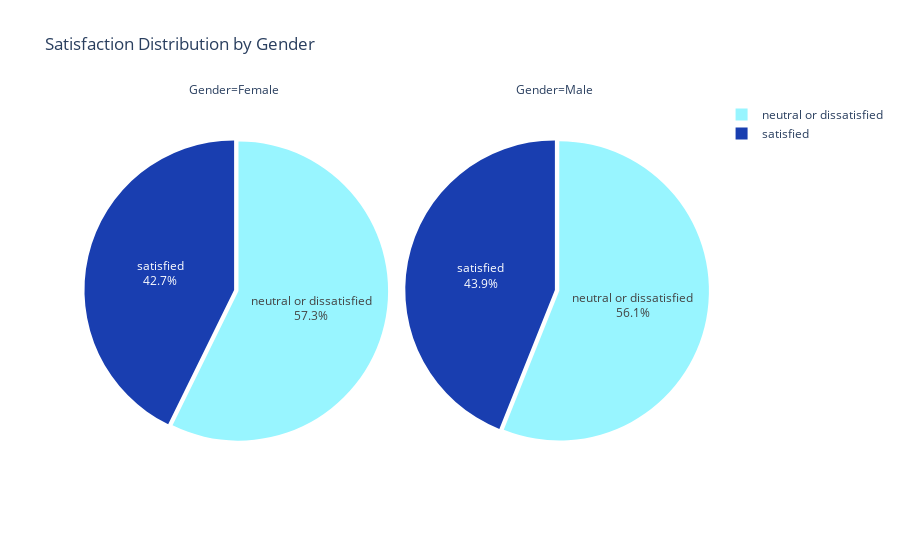

The notebook cell this image was saved under:
### Markdown cell above
Number of passengers flying for personal reasons is consinstent at any age. Most passengers flying for business are between 25-60.

### Code cell
gender_satisfaction_count = data.groupby(["Gender", "satisfaction"]).size().reset_index(name="Count")

fig = px.pie(
    gender_satisfaction_count,
    values="Count",
    names="satisfaction",
    title="Satisfaction Distribution by Gender",
    color="satisfaction",
    #color_discrete_sequence=['#98F5FF', '#08306B'],  # Define custom colors
    color_discrete_sequence=['#98F5FF', '#193EB0'],  # Define custom colors
    facet_col="Gender",
)

fig.update_traces(textinfo='percent+label', pull=[0.03,0])

fig.show()

### Figure 1 — Plotly figure (JSON) as saved in the notebook; plotly's stock layout.template omitted (floating-point values rounded to 4 significant figures)
{"data": [{"customdata": [["neutral or dissatisfied"], ["satisfied"]], "domain": {"x": [0, 0.49], "y": [0, 1]}, "hovertemplate": "Gender=Female<br>satisfaction=%{customdata[0]}<br>Count=%{value}<extra></extra>", "labels": ["neutral or dissatisfied", "satisfied"], "legendgroup": "", "marker": {"colors": ["#98F5FF", "#193EB0"]}, "name": "", "pull": [0.03, 0], "showlegend": true, "textinfo": "percent+label", "type": "pie", "values": [30193, 22534]}, {"customdata": [["neutral or dissatisfied"], ["satisfied"]], "domain": {"x": [0.51, 1], "y": [0, 1]}, "hovertemplate": "Gender=Male<br>satisfaction=%{customdata[0]}<br>Count=%{value}<extra></extra>", "labels": ["neutral or dissatisfied", "satisfied"], "legendgroup": "", "marker": {"colors": ["#98F5FF", "#193EB0"]}, "name": "", "pull": [0.03, 0], "showlegend": true, "textinfo": "percent+label", "type": "pie", "values": [28686, 22491]}], "layout": {"annotations": [{"font": {}, "showarrow": false, "text": "Gender=Female", "x": 0.245, "xanchor": "center", "xref": "paper", "y": 1, "yanchor": "bottom", "yref": "paper"}, {"font": {}, "showarrow": false, "text": "Gender=Male", "x": 0.755, "xanchor": "center", "xref": "paper", "y": 1, "yanchor": "bottom", "yref": "paper"}], "legend": {"tracegroupgap": 0}, "piecolorway": ["#98F5FF", "#193EB0"], "title": {"text": "Satisfaction Distribution by Gender"}}}
